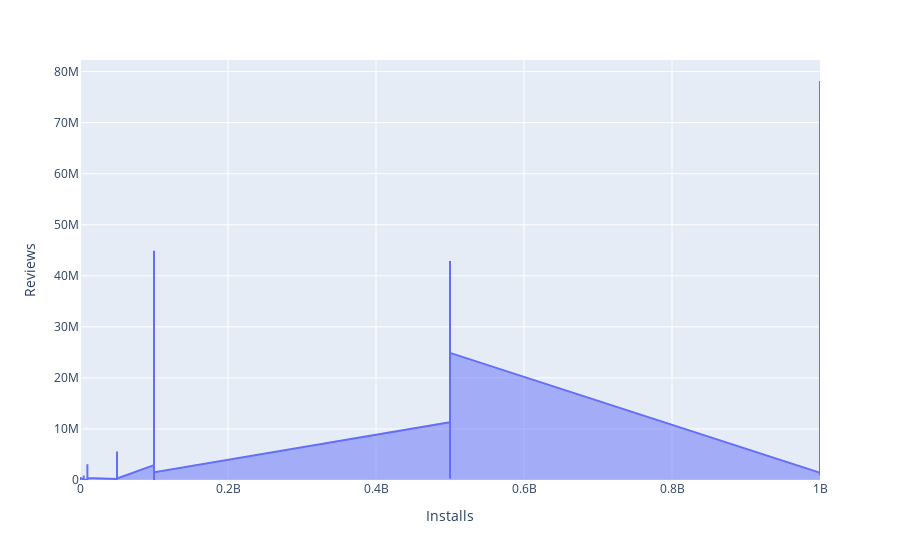

The notebook cell saved with this chart:
### Markdown cell above
## 2.Area Plot

### Code cell
px.area(df,x='Installs',y='Reviews')

### Figure 1 — Plotly figure (JSON) as saved in the notebook; plotly's stock layout.template omitted (floating-point values rounded to 4 significant figures; data arrays with more than 128 entries replaced by an {"elided": "..."} marker saying what was removed)
{"data": [{"fillpattern": {"shape": ""}, "hovertemplate": "Installs=%{x}<br>Reviews=%{y}<extra></extra>", "legendgroup": "", "line": {"color": "#636efa"}, "marker": {"symbol": "circle"}, "mode": "lines", "name": "", "orientation": "v", "showlegend": false, "stackgroup": "1", "type": "scatter", "x": {"elided": "10841 float values"}, "xaxis": "x", "y": {"elided": "10841 int values"}, "yaxis": "y"}], "layout": {"legend": {"tracegroupgap": 0}, "margin": {"t": 60}, "xaxis": {"anchor": "y", "domain": [0, 1], "title": {"text": "Installs"}}, "yaxis": {"anchor": "x", "domain": [0, 1], "title": {"text": "Reviews"}}}}
